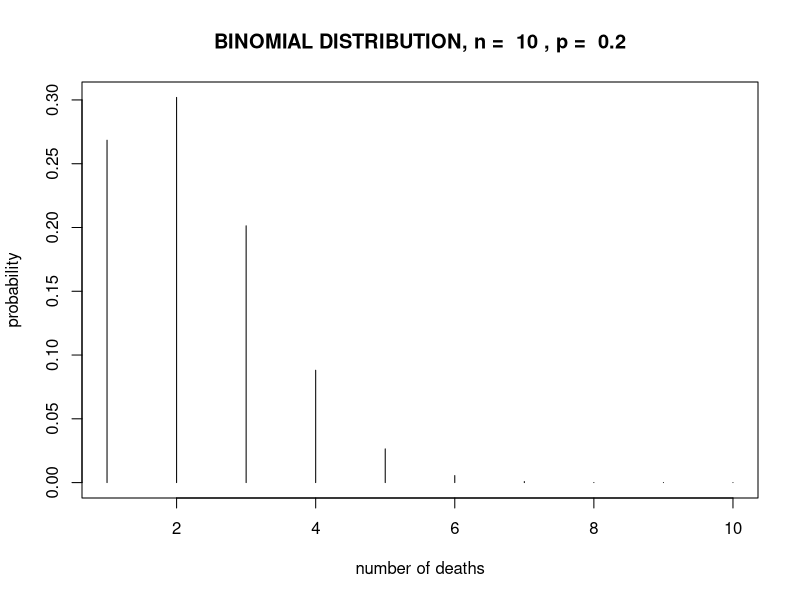
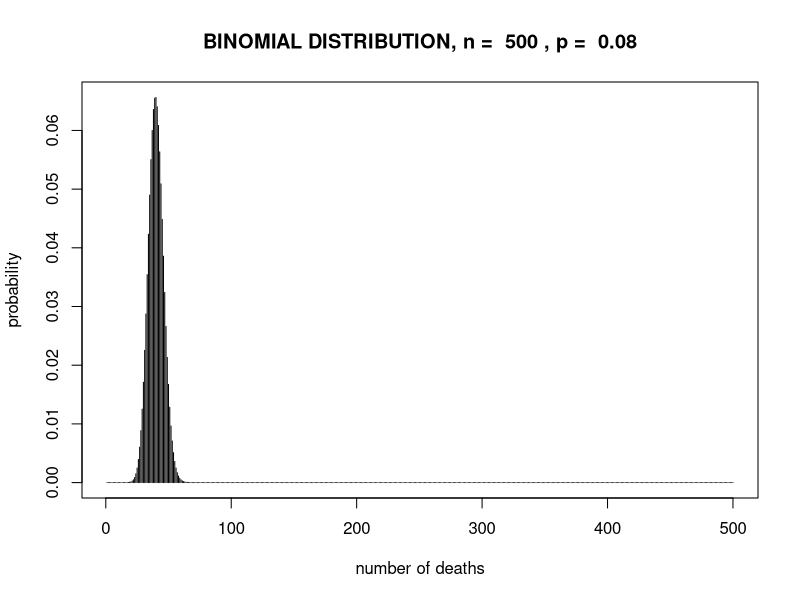
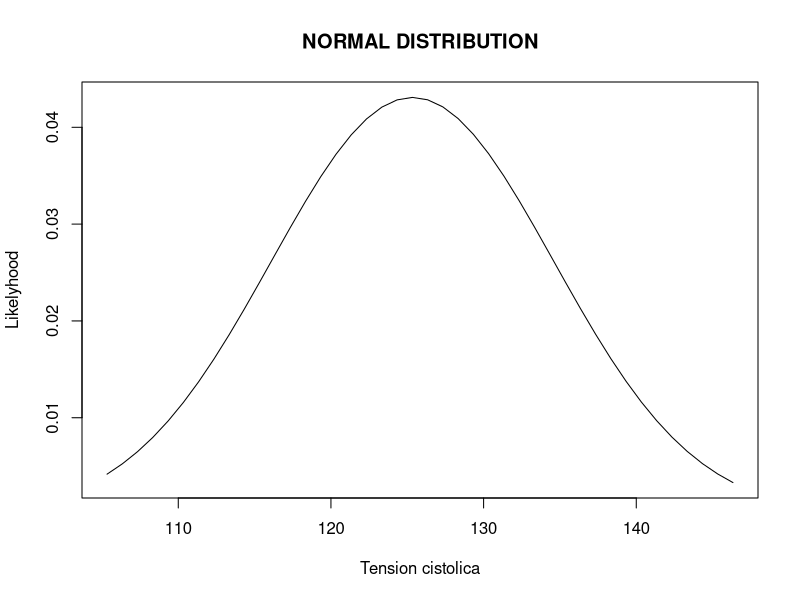

These charts were generated, in order, by the following R code:
## ---- chunk 1
knitr::opts_chunk$set(echo = TRUE)
## ---- chunk 2
prob_tratado <- 0.5
prob_tratado_adecuadamente <- 0.6
prob_cumple_pautas <- 0.8
respuesta <- prob_tratado*prob_tratado_adecuadamente*prob_cumple_pautas
cat("La probabilidad de que un hipertenso esté tratado adecuadamente es de ", respuesta)
## ---- chunk 3

x <- 5 # numero de sucesos exitosos
size <- 10 # numero de ensayos
prob <- 0.5 # probabilidad de suceso exitoso

resultado <- dbinom(x,size,prob,log = FALSE)

cat("La probabilidad de que de 10 hipertensos al menos la mitad esté tratado adecuadamente es ", resultado )
## ---- chunk 4

size <- 10 # numero de ensayos
prob <- 0.5 # probabilidad de suceso exitoso

resultado <- sum(dbinom(8:10, size, prob)) # tambe 1-pbinom(7, size, prob)

cat("La probabilidad de que más de 7 de cada 10 hipertensos sepan que padecen esta patología es de ", resultado )


## ---- chunk 5
prob_no_tratado <- 0.5
prob_tratado <- 0.5
prob_trat_correcto <- 0.6
prob_trat_incorrecto <- 0.4
prob_cumplir_trat <- 0.8
prob_no_cumplir_trat <- 0.2
prob_morir_trat_correcto <- 0.08 # 80% de 0.1
prob_morir_trat_incorrecto <- 0.1

prob_muerte_hipertensos <- prob_no_tratado*prob_morir_trat_incorrecto  +
                           prob_tratado*prob_trat_correcto*prob_no_cumplir_trat*prob_morir_trat_incorrecto+
                           prob_tratado*prob_trat_correcto*prob_cumplir_trat*prob_morir_trat_correcto+
                           prob_tratado*prob_trat_incorrecto*prob_morir_trat_incorrecto

cat("La probabilidad de muerte de todos los hipertensos en la población es de ", prob_muerte_hipertensos)
## ---- chunk 6

set.seed(123)

muestra_aleatoria <- rbinom(10, size = 1, prob = 0.0952)

count_ones <- sum(muestra_aleatoria == 1)
count_total <- sum(muestra_aleatoria == 0) + count_ones
pm <- count_ones/count_total

#intervalos de confianza -> no ho podem fer aixi perque ens demana de la mostra extreta a partir d'aquesta distribució 
#intervalo_confianza <- qbinom(c(0.025,0.975),10,0.0952)

cat("La muestra aleatoria es  ", muestra_aleatoria,"\n")

cat("La probabilidad de muerte en esta muestra es", pm)
#Representación gráfica de la distribución

RandomBinomMLE = function(n,prob){
  x = rbinom(n,1,prob)
  p = length(x[x==1])/n
  q = qbinom(c(0.025,0.975),n,p)
  plot(1:n,dbinom(1:n,n,p),type='h',xlab="number of deaths",ylab="probability",
       main= paste("BINOMIAL DISTRIBUTION, n = ",n,", p = ",p))
  cat("\n")
  print(paste("IC(95%) = ",q[1],"-",q[2])) # probabilitat estimada a partir del mostreig
}

RandomBinomMLE(10,0.0952)


## ---- chunk 7

set.seed(123)

muestra_aleatoria <- rbinom(500, size = 1, prob = 0.0952)

count_ones <- sum(muestra_aleatoria == 1)
count_total <- sum(muestra_aleatoria == 0) + count_ones
pm <- count_ones/count_total

cat("La muestra aleatoria es  ", muestra_aleatoria,"\n")
cat(" La probabilidad de muerte es",pm)

#Representación gráfica de la distribución


RandomBinomMLE(500,0.0952)




## ---- chunk 8

probability_superior_140 <- 1- pnorm(140, mean = 124, sd = 10)

cat("La probabilidad de tener una tension arterial sistolica superior a 140mmHg es de", probability_superior_140)
## ---- chunk 9

valor_5_por_cien <- qnorm(0.995, mean = 124, sd = 10)

cat("El valor de corte de TAS qe dejaría sólo al 5% de hipertensos en esta población es", valor_5_por_cien)

## ---- chunk 10

set.seed(123)
muestra_50 <- rnorm(50, mean = 125, sd = 10 )

media_muestral <- mean(muestra_50)
standard_deviation <- sd(muestra_50)

#Estimación del intervalo de confianza

intervalo_confi <- qnorm(c(0.0005,0.9995), mean = media_muestral, sd = standard_deviation)

cat("La media de la TAS es", media_muestral,"mmHg","con un intervalo de confianza 99% de", "(",intervalo_confi[1],",",intervalo_confi[2],")")

# Plot the normal distribution with confidence intervals

minim_tensio <- min(muestra_50)
maxim_tensio <- max(muestra_50)

x_values <- minim_tensio:maxim_tensio

# Calculate the probability density function (PDF) for each value in the sample
y_values <- dnorm(x_values, mean = media_muestral, sd = standard_deviation)

# Plot the normal distribution
plot(x_values, y_values, type = 'l', xlab = "Tension cistolica", ylab = "Likelyhood",
     main = paste("NORMAL DISTRIBUTION"))
## ---- chunk 11

count_hipertensos <- sum(muestra_50 > 140)
porcentaje_hipertensos <- (count_hipertensos/length(muestra_50))*100

cat("Un",porcentaje_hipertensos ,"% personas con valors de hipertension superiores a 140 en la muestra")

## ---- chunk 12

E <- 2
z <- 2.58
sd <- 10

#aislamos n

n<- (z*sd/E)^2

cat("El tamaño muestral necesario para un intervalo de confianza del 99% con un error de 2mmHg es:",ceiling(n))
